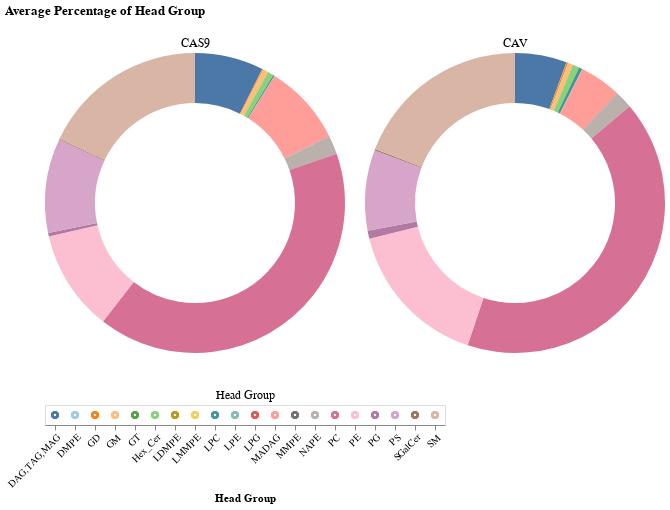

Write notebook code for a chart like this one.
### Code cell
chart_list = []

# create selection tool
click = alt.selection_point(fields=['Head Group'])

# create head group legend
heads = alt.Chart(h).mark_point().encode(
    x=alt.X('Head Group').axis(labelAngle=-45),
    color=alt.condition(click, 'Head Group', alt.value('lightgray')),
    ).add_params(click).properties(title={'text':[], 'subtitle':'Head Group'})

for ptn in h['Mutation'].unique():
    source = h[h['Mutation'] == ptn]
    
    donut = alt.Chart(source).mark_arc(innerRadius=100).encode(
        theta='mean(Fraction):Q',
        color=alt.condition(click, 'Head Group', alt.value('lightgray'), scale=alt.Scale(scheme='tableau20'), legend=None),
        opacity = alt.condition(click, alt.value(1), alt.value(0.1)),
        tooltip=['Head Group', 'mean(Fraction)']
    ).add_params(click).properties(
        width=300,
        title={'text':[], 'subtitle':ptn}
    )
    
    chart_list.append(donut)

d = alt.hconcat(*chart_list) & heads
d = d.properties(title=alt.Title('Average Percentage of Head Group'))
d.save('graphs/cas_cav/head_group/Donut_Charts_AllHG.png', ppi=300)
d

### Figure 1 — Vega-Lite specification as saved in the notebook (floating-point values rounded to 4 significant figures; data arrays with more than 128 entries replaced by an {"elided": "..."} marker saying what was removed)
{"config": {"view": {"continuousWidth": 300, "continuousHeight": 300}}, "vconcat": [{"hconcat": [{"data": {"name": "data-25826b162904382da66fe2ea9b9c5e41"}, "mark": {"type": "arc", "innerRadius": 100}, "encoding": {"color": {"condition": {"param": "param_1", "field": "Head Group", "scale": {"scheme": "tableau20"}, "legend": null, "type": "nominal"}, "value": "lightgray"}, "opacity": {"condition": {"param": "param_1", "value": 1}, "value": 0.1}, "theta": {"aggregate": "mean", "field": "Fraction", "type": "quantitative"}, "tooltip": [{"field": "Head Group", "type": "nominal"}, {"aggregate": "mean", "field": "Fraction", "type": "quantitative"}]}, "name": "view_1", "title": {"text": [], "subtitle": "CAS9"}, "width": 300}, {"data": {"name": "data-c522694197892860b79a968cdd669df3"}, "mark": {"type": "arc", "innerRadius": 100}, "encoding": {"color": {"condition": {"param": "param_1", "field": "Head Group", "scale": {"scheme": "tableau20"}, "legend": null, "type": "nominal"}, "value": "lightgray"}, "opacity": {"condition": {"param": "param_1", "value": 1}, "value": 0.1}, "theta": {"aggregate": "mean", "field": "Fraction", "type": "quantitative"}, "tooltip": [{"field": "Head Group", "type": "nominal"}, {"aggregate": "mean", "field": "Fraction", "type": "quantitative"}]}, "name": "view_2", "title": {"text": [], "subtitle": "CAV"}, "width": 300}]}, {"data": {"name": "data-38d5f5c8d12c52e529920e7b5d2e4011"}, "mark": {"type": "point"}, "encoding": {"color": {"condition": {"param": "param_1", "field": "Head Group"}, "value": "lightgray"}, "x": {"axis": {"labelAngle": -45}, "field": "Head Group", "type": "nominal"}}, "name": "view_3", "title": {"text": [], "subtitle": "Head Group"}}], "params": [{"name": "param_1", "select": {"type": "point", "fields": ["Head Group"]}, "views": ["view_1", "view_2", "view_3"]}], "title": {"text": "Average Percentage of Head Group"}, "$schema": "https://vega.github.io/schema/vega-lite/v5.17.0.json", "datasets": {"data-25826b162904382da66fe2ea9b9c5e41": [{"Mutation": "CAS9", "Head Group": "DAG,TAG,MAG", "Fraction": 0.06323}, {"Mutation": "CAS9", "Head Group": "DAG,TAG,MAG", "Fraction": 0.07757}, {"Mutation": "CAS9", "Head Group": "DAG,TAG,MAG", "Fraction": 0.07076}, {"Mutation": "CAS9", "Head Group": "DAG,TAG,MAG", "Fraction": 0.08476}, {"Mutation": "CAS9", "Head Group": "DMPE", "Fraction": 0.0002652}, {"Mutation": "CAS9", "Head Group": "DMPE", "Fraction": 0.0002937}, {"Mutation": "CAS9", "Head Group": "DMPE", "Fraction": 0.000302}, {"Mutation": "CAS9", "Head Group": "DMPE", "Fraction": 0.000312}, {"Mutation": "CAS9", "Head Group": "GD", "Fraction": 0.001146}, {"Mutation": "CAS9", "Head Group": "GD", "Fraction": 0.00109}, {"Mutation": "CAS9", "Head Group": "GD", "Fraction": 0.001063}, {"Mutation": "CAS9", "Head Group": "GD", "Fraction": 0.0008317}, {"Mutation": "CAS9", "Head Group": "GM", "Fraction": 0.005889}, {"Mutation": "CAS9", "Head Group": "GM", "Fraction": 0.006715}, {"Mutation": "CAS9", "Head Group": "GM", "Fraction": 0.005804}, {"Mutation": "CAS9", "Head Group": "GM", "Fraction": 0.004811}, {"Mutation": "CAS9", "Head Group": "GT", "Fraction": 0.0003519}, {"Mutation": "CAS9", "Head Group": "GT", "Fraction": 0.0003858}, {"Mutation": "CAS9", "Head Group": "GT", "Fraction": 0.0003789}, {"Mutation": "CAS9", "Head Group": "GT", "Fraction": 0.0003195}, {"Mutation": "CAS9", "Head Group": "Hex_Cer", "Fraction": 0.005905}, {"Mutation": "CAS9", "Head Group": "Hex_Cer", "Fraction": 0.00677}, {"Mutation": "CAS9", "Head Group": "Hex_Cer", "Fraction": 0.006033}, {"Mutation": "CAS9", "Head Group": "Hex_Cer", "Fraction": 0.004781}, {"Mutation": "CAS9", "Head Group": "LDMPE", "Fraction": 1.616e-05}, {"Mutation": "CAS9", "Head Group": "LDMPE", "Fraction": 1.478e-05}, {"Mutation": "CAS9", "Head Group": "LDMPE", "Fraction": 9.282e-06}, {"Mutation": "CAS9", "Head Group": "LDMPE", "Fraction": 1.255e-05}, {"Mutation": "CAS9", "Head Group": "LMMPE", "Fraction": 2.606e-05}, {"Mutation": "CAS9", "Head Group": "LMMPE", "Fraction": 2.404e-05}, {"Mutation": "CAS9", "Head Group": "LMMPE", "Fraction": 1.343e-05}, {"Mutation": "CAS9", "Head Group": "LMMPE", "Fraction": 1.378e-05}, {"Mutation": "CAS9", "Head Group": "LPC", "Fraction": 0.001667}, {"Mutation": "CAS9", "Head Group": "LPC", "Fraction": 0.00131}, {"Mutation": "CAS9", "Head Group": "LPC", "Fraction": 0.001702}, {"Mutation": "CAS9", "Head Group": "LPC", "Fraction": 0.00164}, {"Mutation": "CAS9", "Head Group": "LPE", "Fraction": 0.0001144}, {"Mutation": "CAS9", "Head Group": "LPE", "Fraction": 0.0001221}, {"Mutation": "CAS9", "Head Group": "LPE", "Fraction": 0.0001245}, {"Mutation": "CAS9", "Head Group": "LPE", "Fraction": 8.286e-05}, {"Mutation": "CAS9", "Head Group": "LPG", "Fraction": 0.0}, {"Mutation": "CAS9", "Head Group": "LPG", "Fraction": 0.0}, {"Mutation": "CAS9", "Head Group": "LPG", "Fraction": 0.0}, {"Mutation": "CAS9", "Head Group": "LPG", "Fraction": 0.0}, {"Mutation": "CAS9", "Head Group": "MADAG", "Fraction": 0.09077}, {"Mutation": "CAS9", "Head Group": "MADAG", "Fraction": 0.09518}, {"Mutation": "CAS9", "Head Group": "MADAG", "Fraction": 0.08473}, {"Mutation": "CAS9", "Head Group": "MADAG", "Fraction": 0.07848}, {"Mutation": "CAS9", "Head Group": "MMPE", "Fraction": 0.0003634}, {"Mutation": "CAS9", "Head Group": "MMPE", "Fraction": 0.0003374}, {"Mutation": "CAS9", "Head Group": "MMPE", "Fraction": 0.0003419}, {"Mutation": "CAS9", "Head Group": "MMPE", "Fraction": 0.0003356}, {"Mutation": "CAS9", "Head Group": "NAPE", "Fraction": 0.01907}, {"Mutation": "CAS9", "Head Group": "NAPE", "Fraction": 0.0202}, {"Mutation": "CAS9", "Head Group": "NAPE", "Fraction": 0.02045}, {"Mutation": "CAS9", "Head Group": "NAPE", "Fraction": 0.01977}, {"Mutation": "CAS9", "Head Group": "PC", "Fraction": 0.4019}, {"Mutation": "CAS9", "Head Group": "PC", "Fraction": 0.4043}, {"Mutation": "CAS9", "Head Group": "PC", "Fraction": 0.4068}, {"Mutation": "CAS9", "Head Group": "PC", "Fraction": 0.4205}, {"Mutation": "CAS9", "Head Group": "PE", "Fraction": 0.1065}, {"Mutation": "CAS9", "Head Group": "PE", "Fraction": 0.1113}, {"Mutation": "CAS9", "Head Group": "PE", "Fraction": 0.1132}, {"Mutation": "CAS9", "Head Group": "PE", "Fraction": 0.1053}, {"Mutation": "CAS9", "Head Group": "PG", "Fraction": 0.003751}, {"Mutation": "CAS9", "Head Group": "PG", "Fraction": 0.00388}, {"Mutation": "CAS9", "Head Group": "PG", "Fraction": 0.003738}, {"Mutation": "CAS9", "Head Group": "PG", "Fraction": 0.003471}, {"Mutation": "CAS9", "Head Group": "PS", "Fraction": 0.1225}, {"Mutation": "CAS9", "Head Group": "PS", "Fraction": 0.09051}, {"Mutation": "CAS9", "Head Group": "PS", "Fraction": 0.09321}, {"Mutation": "CAS9", "Head Group": "PS", "Fraction": 0.1008}, {"Mutation": "CAS9", "Head Group": "SGalCer", "Fraction": 0.0009512}, {"Mutation": "CAS9", "Head Group": "SGalCer", "Fraction": 0.0009547}, {"Mutation": "CAS9", "Head Group": "SGalCer", "Fraction": 0.0009602}, {"Mutation": "CAS9", "Head Group": "SGalCer", "Fraction": 0.0008319}, {"Mutation": "CAS9", "Head Group": "SM", "Fraction": 0.1756}, {"Mutation": "CAS9", "Head Group": "SM", "Fraction": 0.1789}, {"Mutation": "CAS9", "Head Group": "SM", "Fraction": 0.1904}, {"Mutation": "CAS9", "Head Group": "SM", "Fraction": 0.1729}], "data-c522694197892860b79a968cdd669df3": [{"Mutation": "CAV", "Head Group": "DAG,TAG,MAG", "Fraction": 0.05594}, {"Mutation": "CAV", "Head Group": "DAG,TAG,MAG", "Fraction": 0.04905}, {"Mutation": "CAV", "Head Group": "DAG,TAG,MAG", "Fraction": 0.05892}, {"Mutation": "CAV", "Head Group": "DAG,TAG,MAG", "Fraction": 0.05943}, {"Mutation": "CAV", "Head Group": "DMPE", "Fraction": 0.0002302}, {"Mutation": "CAV", "Head Group": "DMPE", "Fraction": 0.0001783}, {"Mutation": "CAV", "Head Group": "DMPE", "Fraction": 0.0002473}, {"Mutation": "CAV", "Head Group": "DMPE", "Fraction": 0.0002642}, {"Mutation": "CAV", "Head Group": "GD", "Fraction": 0.001434}, {"Mutation": "CAV", "Head Group": "GD", "Fraction": 0.001337}, {"Mutation": "CAV", "Head Group": "GD", "Fraction": 0.001819}, {"Mutation": "CAV", "Head Group": "GD", "Fraction": 0.00188}, {"Mutation": "CAV", "Head Group": "GM", "Fraction": 0.005062}, {"Mutation": "CAV", "Head Group": "GM", "Fraction": 0.003829}, {"Mutation": "CAV", "Head Group": "GM", "Fraction": 0.006977}, {"Mutation": "CAV", "Head Group": "GM", "Fraction": 0.00725}, {"Mutation": "CAV", "Head Group": "GT", "Fraction": 0.0004597}, {"Mutation": "CAV", "Head Group": "GT", "Fraction": 0.0003046}, {"Mutation": "CAV", "Head Group": "GT", "Fraction": 0.000478}, {"Mutation": "CAV", "Head Group": "GT", "Fraction": 0.0005246}, {"Mutation": "CAV", "Head Group": "Hex_Cer", "Fraction": 0.00503}, {"Mutation": "CAV", "Head Group": "Hex_Cer", "Fraction": 0.004059}, {"Mutation": "CAV", "Head Group": "Hex_Cer", "Fraction": 0.008033}, {"Mutation": "CAV", "Head Group": "Hex_Cer", "Fraction": 0.008248}, {"Mutation": "CAV", "Head Group": "LDMPE", "Fraction": 4.021e-05}, {"Mutation": "CAV", "Head Group": "LDMPE", "Fraction": 2.699e-05}, {"Mutation": "CAV", "Head Group": "LDMPE", "Fraction": 2.131e-05}, {"Mutation": "CAV", "Head Group": "LDMPE", "Fraction": 1.996e-05}, {"Mutation": "CAV", "Head Group": "LMMPE", "Fraction": 3.332e-05}, {"Mutation": "CAV", "Head Group": "LMMPE", "Fraction": 2.727e-05}, {"Mutation": "CAV", "Head Group": "LMMPE", "Fraction": 4.607e-05}, {"Mutation": "CAV", "Head Group": "LMMPE", "Fraction": 4.367e-05}, {"Mutation": "CAV", "Head Group": "LPC", "Fraction": 0.004517}, {"Mutation": "CAV", "Head Group": "LPC", "Fraction": 0.00374}, {"Mutation": "CAV", "Head Group": "LPC", "Fraction": 0.003226}, {"Mutation": "CAV", "Head Group": "LPC", "Fraction": 0.003142}, {"Mutation": "CAV", "Head Group": "LPE", "Fraction": 0.0004837}, {"Mutation": "CAV", "Head Group": "LPE", "Fraction": 0.0002882}, {"Mutation": "CAV", "Head Group": "LPE", "Fraction": 0.0001279}, {"Mutation": "CAV", "Head Group": "LPE", "Fraction": 0.0001452}, {"Mutation": "CAV", "Head Group": "LPG", "Fraction": 0.0}, {"Mutation": "CAV", "Head Group": "LPG", "Fraction": 0.0}, {"Mutation": "CAV", "Head Group": "LPG", "Fraction": 0.0}, {"Mutation": "CAV", "Head Group": "LPG", "Fraction": 0.0}, {"Mutation": "CAV", "Head Group": "MADAG", "Fraction": 0.04707}, {"Mutation": "CAV", "Head Group": "MADAG", "Fraction": 0.04224}, {"Mutation": "CAV", "Head Group": "MADAG", "Fraction": 0.04575}, {"Mutation": "CAV", "Head Group": "MADAG", "Fraction": 0.0456}, {"Mutation": "CAV", "Head Group": "MMPE", "Fraction": 0.0002839}, {"Mutation": "CAV", "Head Group": "MMPE", "Fraction": 0.000323}, {"Mutation": "CAV", "Head Group": "MMPE", "Fraction": 0.0002442}, {"Mutation": "CAV", "Head Group": "MMPE", "Fraction": 0.000257}, {"Mutation": "CAV", "Head Group": "NAPE", "Fraction": 0.01335}, {"Mutation": "CAV", "Head Group": "NAPE", "Fraction": 0.01092}, {"Mutation": "CAV", "Head Group": "NAPE", "Fraction": 0.01285}, {"Mutation": "CAV", "Head Group": "NAPE", "Fraction": 0.03785}, {"Mutation": "CAV", "Head Group": "PC", "Fraction": 0.4135}, {"Mutation": "CAV", "Head Group": "PC", "Fraction": 0.4129}, {"Mutation": "CAV", "Head Group": "PC", "Fraction": 0.4066}, {"Mutation": "CAV", "Head Group": "PC", "Fraction": 0.4179}, {"Mutation": "CAV", "Head Group": "PE", "Fraction": 0.1755}, {"Mutation": "CAV", "Head Group": "PE", "Fraction": 0.1805}, {"Mutation": "CAV", "Head Group": "PE", "Fraction": 0.1432}, {"Mutation": "CAV", "Head Group": "PE", "Fraction": 0.143}, {"Mutation": "CAV", "Head Group": "PG", "Fraction": 0.009456}, {"Mutation": "CAV", "Head Group": "PG", "Fraction": 0.01011}, {"Mutation": "CAV", "Head Group": "PG", "Fraction": 0.007819}, {"Mutation": "CAV", "Head Group": "PG", "Fraction": 0.007831}, {"Mutation": "CAV", "Head Group": "PS", "Fraction": 0.08571}, {"Mutation": "CAV", "Head Group": "PS", "Fraction": 0.08669}, {"Mutation": "CAV", "Head Group": "PS", "Fraction": 0.08957}, {"Mutation": "CAV", "Head Group": "PS", "Fraction": 0.08463}, {"Mutation": "CAV", "Head Group": "SGalCer", "Fraction": 0.001213}, {"Mutation": "CAV", "Head Group": "SGalCer", "Fraction": 0.001224}, {"Mutation": "CAV", "Head Group": "SGalCer", "Fraction": 0.00165}, {"Mutation": "CAV", "Head Group": "SGalCer", "Fraction": 0.001783}, {"Mutation": "CAV", "Head Group": "SM", "Fraction": 0.1806}, {"Mutation": "CAV", "Head Group": "SM", "Fraction": 0.1923}, {"Mutation": "CAV", "Head Group": "SM", "Fraction": 0.2124}, {"Mutation": "CAV", "Head Group": "SM", "Fraction": 0.1802}], "data-38d5f5c8d12c52e529920e7b5d2e4011": {"elided": "160 records"}}}
